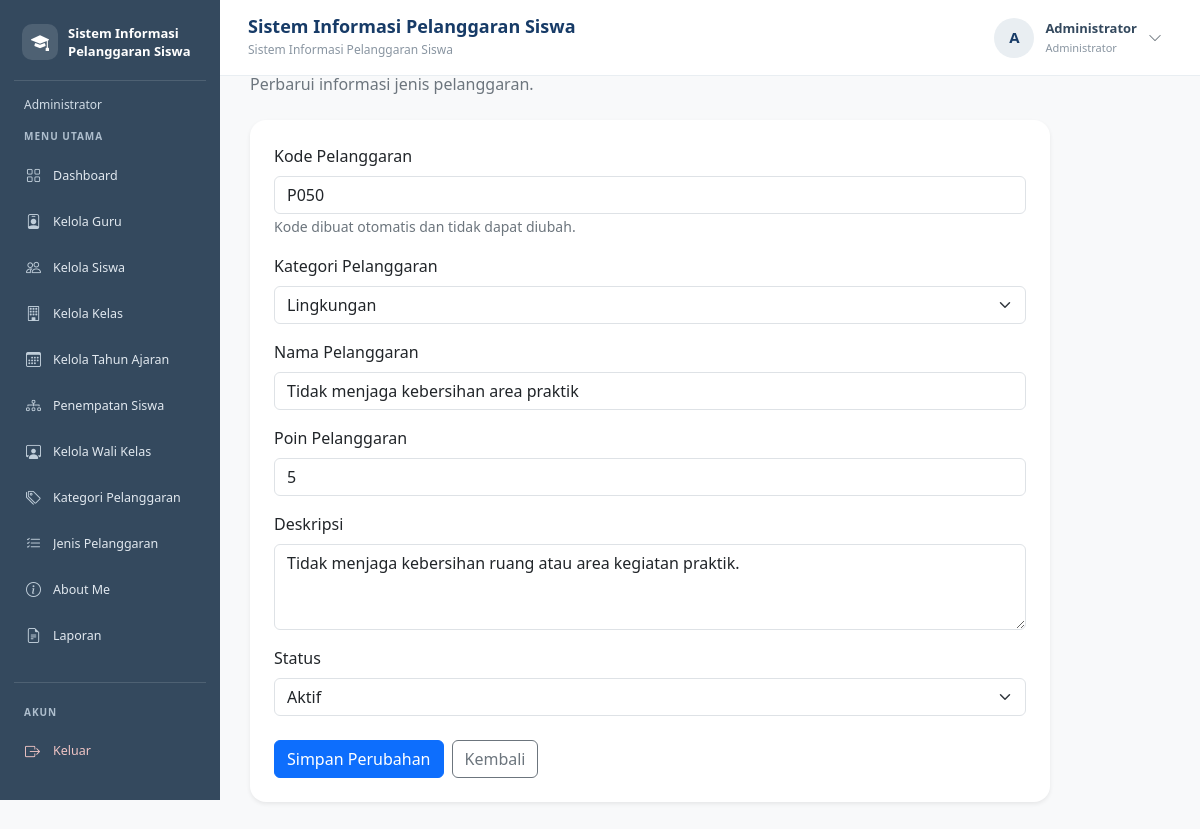
The app's page /edit_pelanggaran.php?id=50 (signed in) with its own data.
### tables this page shows
CREATE TABLE `t_pelanggaran` (
  `id` int(11) NOT NULL,
  `pelanggaran_kategori_id` int(11) NOT NULL,
  `kode` varchar(30) NOT NULL,
  `nama` varchar(150) NOT NULL,
  `poin` int(11) NOT NULL,
  `deskripsi` text NOT NULL,
  `status_aktif` tinyint(1) NOT NULL,
  `created_at` timestamp NOT NULL DEFAULT current_timestamp(),
  `updated_at` timestamp NOT NULL DEFAULT current_timestamp()
);

CREATE TABLE `t_pelanggaran_kategori` (
  `id` int(11) NOT NULL,
  `nama` varchar(100) NOT NULL,
  `deskripsi` text NOT NULL,
  `status_aktif` tinyint(1) NOT NULL,
  `created_at` timestamp NOT NULL DEFAULT current_timestamp(),
  `updated_at` timestamp NOT NULL DEFAULT current_timestamp()
);

### edit_pelanggaran.php (the view, shortened to what this page needs)
<?php
include "config/koneksi.php";
$id = (int)($_GET['id'] ?? $_POST['id'] ?? 0);
$stmt = mysqli_prepare($koneksi,
    "SELECT * FROM t_pelanggaran WHERE id = ?"
);
mysqli_stmt_bind_param($stmt, "i", $id);
mysqli_stmt_execute($stmt);
$data = mysqli_stmt_get_result($stmt);
$pelanggaran = mysqli_fetch_assoc($data);
$kategori = mysqli_query($koneksi,
    "SELECT id, nama FROM t_pelanggaran_kategori
     WHERE status_aktif = 1
        OR id = " . (int)$pelanggaran['pelanggaran_kategori_id'] . "
     ORDER BY nama ASC"
);
?>
<!DOCTYPE html>
<html lang="id">
<head>
    <link href="https://cdn.jsdelivr.net/npm/bootstrap@5.3.3/dist/css/bootstrap.min.css" rel="stylesheet">
</head>
<body class="bg-light">
<?php include "includes/sidebar.php"; ?>
<?php include "includes/navbar.php"; ?>
<main style="margin-left:220px; padding:30px; min-height:100vh;">
    <h3 class="fw-bold">Edit Jenis Pelanggaran</h3>
    <p class="text-secondary mb-4">Perbarui informasi jenis pelanggaran.</p>
    <div class="card border-0 shadow-sm rounded-4" style="max-width:800px;">
        <div class="card-body p-4">
            <form method="POST">
                <div class="mb-3">
                    <label class="form-label">Kode Pelanggaran</label>
                    <input type="text" class="form-control"
                           value="<?= htmlspecialchars($pelanggaran['kode']) ?>" readonly>
                    <small class="text-secondary">Kode dibuat otomatis dan tidak dapat diubah.</small>
                </div>
                <div class="mb-3">
                    <label class="form-label">Kategori Pelanggaran</label>
                    <select name="pelanggaran_kategori_id" class="form-select" required>
                        <?php while ($k = mysqli_fetch_assoc($kategori)): ?>
                            <option value="<?= (int)$k['id'] ?>"
                                <?= (int)$pelanggaran['pelanggaran_kategori_id'] === (int)$k['id'] ? 'selected' : '' ?>>
                                <?= htmlspecialchars($k['nama']) ?>
                            </option>
                        <?php endwhile; ?>
                    </select>
                </div>
                <div class="mb-3">
                    <label class="form-label">Nama Pelanggaran</label>
                    <input type="text" name="nama" class="form-control"
                           maxlength="150" required
                           value="<?= htmlspecialchars($pelanggaran['nama']) ?>">
                </div>
                <div class="mb-3">
                    <label class="form-label">Poin Pelanggaran</label>
                    <input type="number" name="poin" class="form-control"
                           min="0" required
                           value="<?= htmlspecialchars((string)$pelanggaran['poin']) ?>">
                </div>
                <div class="mb-3">
                    <label class="form-label">Deskripsi</label>
                    <textarea name="deskripsi" class="form-control" rows="3"><?= htmlspecialchars($pelanggaran['deskripsi'] ?? '') ?></textarea>
                </div>
                <div class="mb-4">
                    <label class="form-label">Status</label>
                    <select name="status_aktif" class="form-select">
                        <option value="1" <?= (string)$pelanggaran['status_aktif'] === '1' ? 'selected' : '' ?>>Aktif</option>
                    </select>
                </div>
                <div class="d-flex gap-2">
                    <button type="submit" class="btn btn-primary">Simpan Perubahan</button>
                    <a href="pelanggaran.php" class="btn btn-outline-secondary">Kembali</a>
                </div>
            </form>
        </div>
    </div>
</main>
</body>
</html>

### records on screen
t_pelanggaran: kode "P050", pelanggaran_kategori_id "Lingkungan", nama "Tidak menjaga kebersihan area praktik", poin "5", deskripsi "Tidak menjaga kebersihan ruang atau area kegiatan praktik.", status_aktif "Aktif"

### other values on screen
$labelRole "Administrator"
$menu[0] "Dashboard"
$menu[0] "Kelola Guru"
$menu[0] "Kelola Siswa"
$menu[0] "Kelola Kelas"
$menu[0] "Kelola Tahun Ajaran"
$menu[0] "Penempatan Siswa"
$menu[0] "Kelola Wali Kelas"
$menu[0] "Kategori Pelanggaran"
$menu[0] "Jenis Pelanggaran"
$menu[0] "About Me"
$menu[0] "Laporan"
$judulNavbar "Sistem Informasi Pelanggaran Siswa"
$inisial "A"
$namaPengguna "Administrator"
